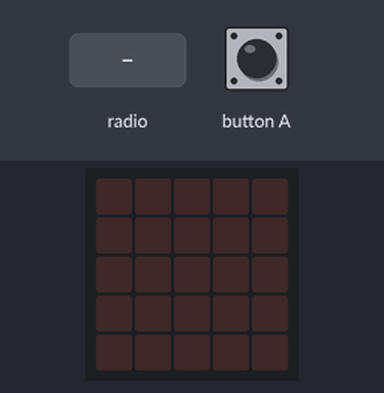
Bench run of a program on a simulated BBC micro:bit running MicroPython. On the bench: the board's 5×5 LED display. Inputs (shaded band) come from the test bench. No radio messages arrive unless stated (any console line starting 'radio sent:' is added by the test bench); what the program prints to the serial console is not drawn.

Above: at 1.2 s.
1.3 s: radio message "Hi" arrives
At 1.45 s:
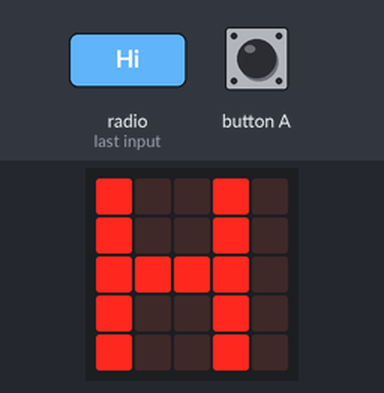
At 2.3 s:
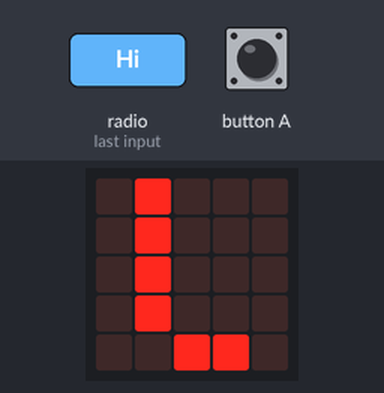
4.3 s: button A pressed for 0.15 s
Timing chart, 0 to 7.3 s (numbered marks = the images above; inputs shaded):
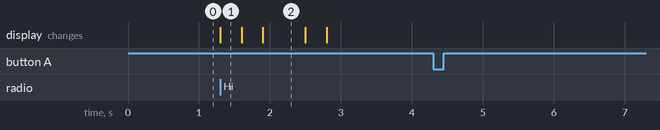

The program:

microbit_program.py
```python
from microbit import *
import radio

radio.on()

while True:
    if button_a.was_pressed():
        radio.send('Hi')

    incoming = radio.receive()
    if incoming == 'Hi':
        display.show('Hello', delay=300, wait=False, loop=False, clear=True)
```

Measured:
- after the input at 1.3 s, the display: changes at once (image 1)
- after the input at 4.3 s, every drawn part: stays the same
- what the display in image 2 shows lasts 0.6 s, from 1.9 s to 2.5 s
